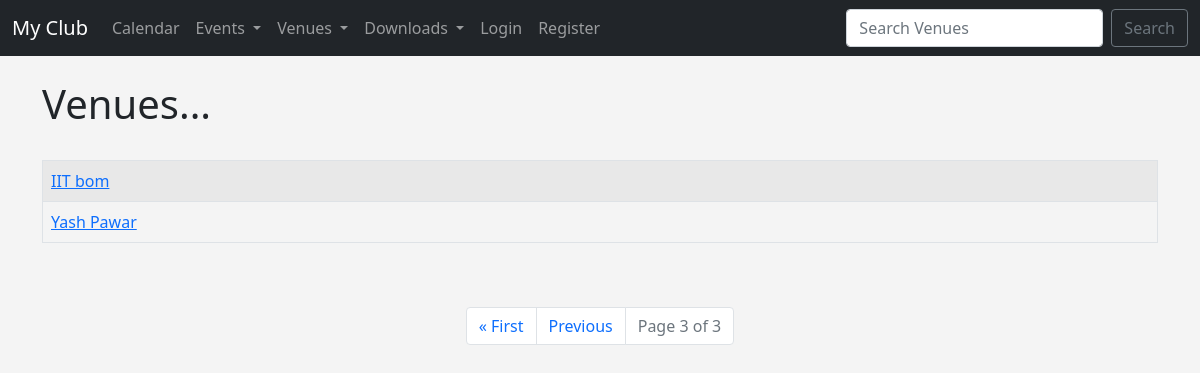
Before: /list_venue?page=4 with the older database file.
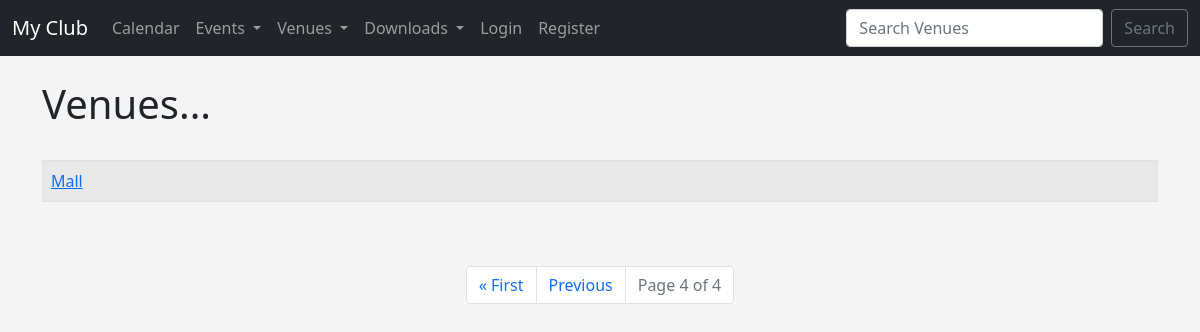
After: the same page with the newer database file.
### events/models.py (models this page shows)
class Venue(models.Model):
    name = models.CharField('venue name',max_length=50)
    address = models.CharField(max_length=200)
    city = models.CharField(max_length=50)
    state = models.CharField(max_length=50,blank=True)
    zip_code = models.CharField(max_length=10,blank=True)
    phone = models.CharField(max_length=20,blank=True)
    website = models.URLField(max_length=200,blank=True)
    email = models.EmailField(max_length=254,blank=True)
    owner = models.IntegerField("Venue Owner", blank=False, default=1)
    venue_image = models.ImageField(null=True,blank=True,upload_to="images/")
    def __str__(self):
        return self.name

### events/views.py (the view)
# urls.py: path('list_venue', views.list_venue, name='list-venue'),
def list_venue(request):
  venues = Venue.objects.all()
  p = Paginator(venues, 2)
  page = request.GET.get('page')
  venues_page = p.get_page(page)
  return render(request, 'events/venue.html',
                {'venues': venues
				 , 'venues_page': venues_page})

### events/templates/events/venue.html (shortened to what this page needs)
{% extends 'events/base.html' %}
{% block content %}
	<h1>Venues...</h1>
<br/>
<table class="table table-striped table-hover table-bordered">
	{% for venue in venues_page %}
		<tr>
			<td>
				<a href="{% url 'show_venue' venue.id %}">{{ venue }}</a>
			</td>
		</tr>
	{% endfor %}
</table>
<br/></br/>
<nav aria-label="Page navigation example">
	<ul class="pagination justify-content-center">
  {% if venues_page.has_previous %}
	  <li class="page-item"><a class="page-link" href="?page=1">&laquo First</a></li>
	  <li class="page-item"><a class="page-link" href="?page={{ venues_page.previous_page_number }}">Previous</a></li>
  {% endif %}
  <li class="page-item disabled"><a href="#" class="page-link">Page {{ venues_page.number }} of {{ venues_page.paginator.num_pages }}</a></li>
   </ul>
  </nav>
  <br/>
{% endblock %}

Changed rows visible on the page:
no longer on this page (row unchanged): Venue: name "IIT bom"
no longer on this page (row unchanged): Venue: name "Yash Pawar"
added Venue: name "Mall"
Other visible differences:
{{ venues_page.number }}: "3" → "4"
{{ venues_page.paginator.num_pages }}: "3" → "4"
